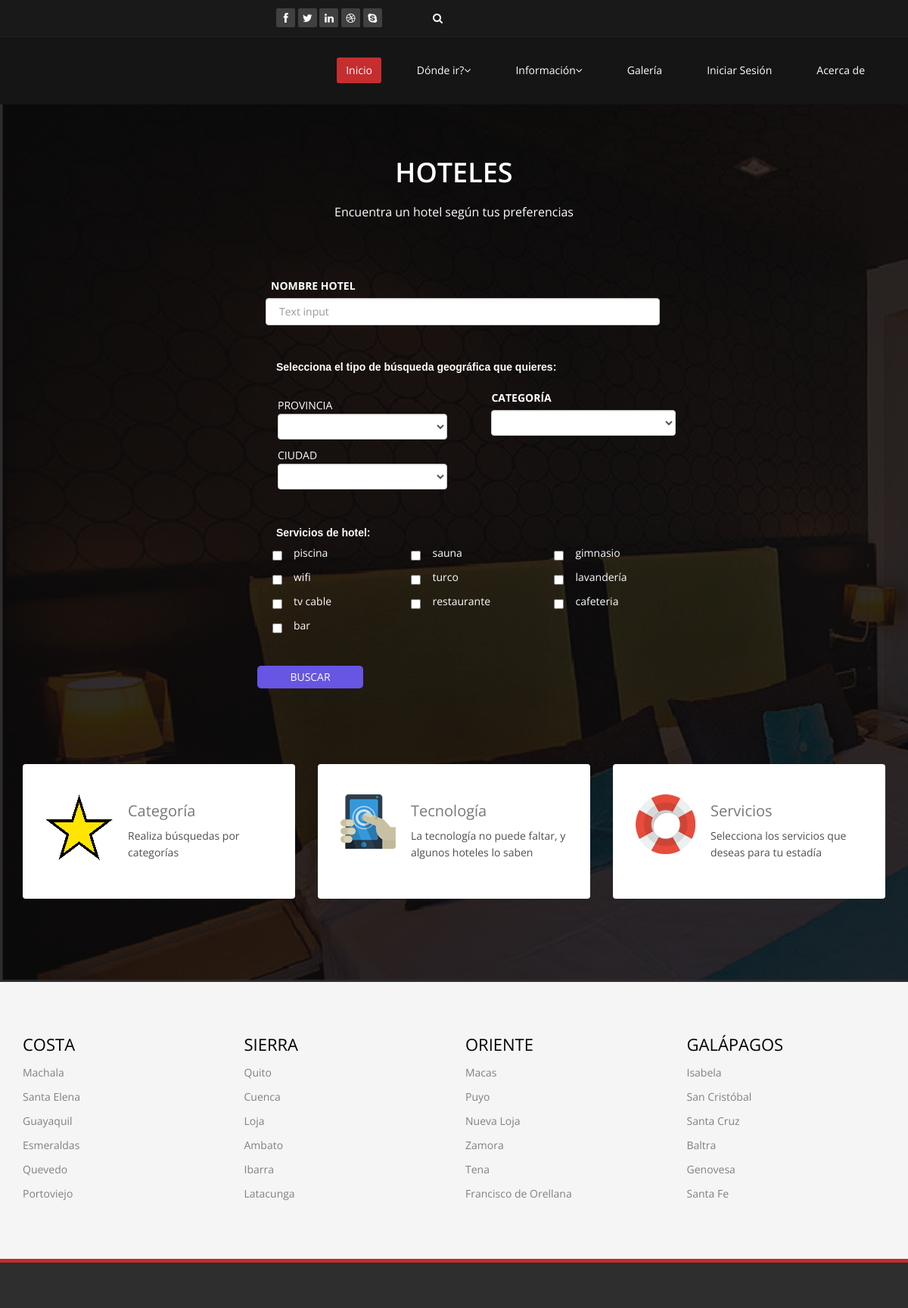
The page /hoteles.php on the database its author committed.
### tables this page shows
CREATE TABLE IF NOT EXISTS `servicios` (
`codServicios` int(11) NOT NULL,
  `servicios` varchar(15) NOT NULL
);

### hoteles.php (the view, shortened to what this page needs)
<!DOCTYPE html>
<html lang="en">
<head>
    <link href="css/bootstrap.min.css" rel="stylesheet">
    <link href="css/font-awesome.min.css" rel="stylesheet">
    <link href="css/animate.min.css" rel="stylesheet">
    <link href="css/prettyPhoto.css" rel="stylesheet">
    <link href="css/main.css" rel="stylesheet">
    <link href="css/responsive.css" rel="stylesheet">
</head>
<body class="homepage">
    <header id="header">
        <div class="top-bar">
            <div class="container">
                <div class="row">
                    <div class="col-sm-6 col-xs-8">
                       <div class="social">
                            <ul class="social-share">
                                <li><a href="#"><i class="fa fa-facebook"></i></a></li>
                                <li><a href="#"><i class="fa fa-twitter"></i></a></li>
                                <li><a href="#"><i class="fa fa-linkedin"></i></a></li>
                                <li><a href="#"><i class="fa fa-dribbble"></i></a></li>
                                <li><a href="#"><i class="fa fa-skype"></i></a></li>
                            </ul>
                            <div class="search">
                                <form role="form" action="buscador.php" method="POST">
                                    <input name="buscador" class="search-form" autocomplete="off" placeholder="Search">
                                    <i class="fa fa-search"></i>
                                </form>
                           </div>
                       </div>
                    </div>
                </div>
            </div>
        </div>
        <nav class="navbar navbar-inverse" role="banner">
            <div class="container">
                <div class="collapse navbar-collapse navbar-right">
                    <ul class="nav navbar-nav">
                        <li class="active"><a href="index.php">Inicio</a></li>
                        <li class="dropdown">
                            <a href="#" class="dropdown-toggle" data-toggle="dropdown">Dónde ir?<i class="fa fa-angle-down"></i></a>
                        </li>
                        <li class="dropdown">
                            <a href="#" class="dropdown-toggle" data-toggle="dropdown">Información<i class="fa fa-angle-down"></i></a>
                        </li>
                        <li><a href="flickr.php">Galería</a></li>
                        <li><a href="login.php">Iniciar Sesión</a></li>
                        <li><a href="acercade.php">Acerca de</a></li>
                    </ul>
                </div>
            </div>
        </nav>
    </header>
    <section id="services" class="service-item">
	   <div class="container">
            <div class="center wow fadeInDown">
                <h2>HOTELES</h2>
                <p class="lead">Encuentra un hotel según tus preferencias</p>
            </div>
            <div class="row">
                <div class="ibody">
                    <form id="checkboxes" method="POST"  action="bushoteles.php">
                        <ul>
                            <li>
                                <div>
                                <span>
                                    <label style="padding-left: 18px;">NOMBRE HOTEL</label>
                                    <input  name="nomHotel" id="hotelname" type="text" class="form-control" placeholder="Text input">
                                </span>
                                 <span>
                                <br><br>
                                <label><font style="color:white; font-family:'pill_gothic_600mg_rgbold', Arial, san serif; padding-left: 25px;">Selecciona el tipo de búsqueda geográfica que quieres:</font></label><br>
                                </span>
                            </li>
            <li class="izquierda">
                <div>
                <span >
                <div class="radio">
                 <label>
                    PROVINCIA
                </label>
                    <?php
                    include("conect.php");
                    $sql_listar="select * from  regionprovincia where codPadreRp!=0";
                    $res_sql=mysql_query($sql_listar,$link);
                    echo "<select class='form-control' name='select1'  method='post'>";
                    echo "<option></option>";
                    while ($row=mysql_fetch_array($res_sql)){
                    echo "<option value='".$row['codRp']."'>".(utf8_encode($row['nombreRp']))."</option>";
                    }
                    echo "</select>";
                    ?>
                </div>
                </span>
                <span >
                <div class="radio">
                    <label>
                    CIUDAD
                    </label>
                     <?php
                    include("conect.php");
                    $sql_listar="select * from ciudad";
                    $res_sql=mysql_query($sql_listar,$link);
                    echo "<select class='form-control' name='select2' method='post'>";
                    echo "<option></option>";
                    while ($row=mysql_fetch_array($res_sql)){
                    echo "<option value='".$row['codCiudad']."'>".(utf8_encode($row['nombreCiudad']))."</option>";
                     }
                    echo "</select>";
                    ?>
                 </div>
             </span>
            </li>
            <li class="Derecha">
                <div>
                <span >
               <label>CATEGORÍA</label>
                    <select name="categoria" class="form-control">
                         <option value=''></option>
                         <option value='1'>1 estrella</option>
                    </select>
                </span>
                </div>
            </li>
            <li class="izquierda2" >
                <div>
                    <span>
                    <br><label><font style="color:white; font-family:'pill_gothic_600mg_rgbold', Arial, san serif; padding-left: 25px;">Servicios de hotel:</font></label>
                    </span>
                    <span>
                <table width="100%" id="tableList" style="border:0px;" border="0" cellpadding="0" cellspacing="0">
                <?php
                    include("conect.php");
                    $sql_listar="select * from servicios  ";
                    $res_sql=mysql_query($sql_listar,$link);
                    $cont = 0 ;
                    while( $row=mysql_fetch_array($res_sql)) {
                     if($cont%3 == 0) {
                        echo "<tr>";
                    }
                    echo "<td width='10px' > <input type='checkbox' style='padding-right: 50px; padding-left: 20px; margin-left:20px; padding-bottom:10px;' name='chk[]' id='Plazas' value=".(utf8_encode($row['codServicios']))."</input>";
                    echo "</td>";
                    echo "<td width='170' style='padding-left: 15px; padding-bottom:10px;' > ".(utf8_encode($row['servicios']))."</td> ";
                    $cont++;
                    if($cont%3 == 0 && $cont!= 0 ) {
                        echo "<tr>";
                    }
                    }
                    ?>
                    </table>
                    </span>
                </div>
            </li>
            <li>
                <br> <a href="bushotel.php"><input  value="BUSCAR" name="enviar" class="btn btn-primary"  type="submit"/></a>
             </li>
            </div>
    <section style="margin-top:80px;">
             <div class="col-sm-6 col-md-4">
                    <div class="media services-wrap wow fadeInDown">
                        <div class="pull-left">
                            <img class="img-responsive" src="images/services/servicesE.png">
                        </div>
                        <div class="media-body">
                            <h3 class="media-heading">Categoría</h3>
                            <p>Realiza búsquedas por categorías</p>
                        </div>
                    </div>
                </div>
                <div class="col-sm-6 col-md-4">
                    <div class="media services-wrap wow fadeInDown">
                        <div class="pull-left">
                            <img class="img-responsive" src="images/services/services5.png">
                        </div>
                        <div class="media-body">
                            <h3 class="media-heading">Tecnología</h3>
                            <p>La tecnología no puede faltar, y algunos hoteles lo saben</p>
                        </div>
                    </div>
                </div>
                <div class="col-sm-6 col-md-4">
                    <div class="media services-wrap wow fadeInDown">
                        <div class="pull-left">
                            <img class="img-responsive" src="images/services/services6.png">
                        </div>
                        <div class="media-body">
                            <h3 class="media-heading">Servicios</h3>
                            <p>Selecciona los servicios que deseas para tu estadía</p>
                        </div>
                    </div>
                </div>
            </div>
        </div>
    </section>
    <section id="bottom">
        <div class="container wow fadeInDown" data-wow-duration="1000ms" data-wow-delay="600ms">
            <div class="row">
                <div class="col-md-3 col-sm-6">
                    <div class="widget">
                        <h3>Costa</h3>
                        <ul>
                            <li><a href="#">Machala</a></li>
                            <li><a href="#">Santa Elena</a></li>
                            <li><a href="#">Guayaquil</a></li>
                            <li><a href="#">Esmeraldas</a></li>
                            <li><a href="#">Quevedo</a></li>
                            <li><a href="#">Portoviejo</a></li>
                        </ul>
                    </div>
                </div>
                <div class="col-md-3 col-sm-6">
                    <div class="widget">
                        <h3>Sierra</h3>
                        <ul>
                            <li><a href="#">Quito</a></li>
                            <li><a href="#">Cuenca</a></li>
                            <li><a href="#">Loja</a></li>
                            <li><a href="#">Ambato</a></li>
                            <li><a href="#">Ibarra</a></li>
                            <li><a href="#">Latacunga</a></li>
                        </ul>
                    </div>
                </div>
                <div class="col-md-3 col-sm-6">
                    <div class="widget">
                        <h3>Oriente</h3>
                        <ul>
                            <li><a href="#">Macas</a></li>
                            <li><a href="#">Puyo</a></li>
                            <li><a href="#">Nueva Loja</a></li>
                            <li><a href="#">Zamora</a></li>
                            <li><a href="#">Tena</a></li>
                            <li><a href="#">Francisco de Orellana</a></li>
                        </ul>
                    </div>
                </div>
                <div class="col-md-3 col-sm-6">
                    <div class="widget">
                        <h3>Galápagos</h3>
                        <ul>
                            <li><a href="#">Isabela</a></li>
                            <li><a href="#">San Cristóbal</a></li>
                            <li><a href="#">Santa Cruz</a></li>
                            <li><a href="#">Baltra</a></li>
                            <li><a href="#">Genovesa</a></li>
                            <li><a href="#">Santa Fe</a></li>
                        </ul>
                    </div>
                </div>
            </div>
        </div>
    </section>
    <footer id="footer" class="midnight-blue">
    </footer>
</body>
</html>

### css/main.css (style rules this page uses)
body { background: #fff; font-family: 'Open Sans', sans-serif; color:#4e4e4e; line-height: 22px; }
h1, h2, h3, h4, h5, h6 { font-weight: 600; font-family: 'Open Sans', sans-serif; color:#4e4e4e; }
h2 { font-size: 20px; }
h3 { font-size: 16px; color: #787878; font-weight: 400; line-height: 24px; }
a { color: #c52d2f; -webkit-transition: color 300ms, background-color 300ms; -moz-transition: color 300ms, background-color 300ms; -o-transition: color 300ms, background-color 300ms; transition: color 300ms, background-color 300ms; }
.btn-primary { padding: 8px 20px; background: #c52d2f; color: #fff; border-radius: 4px; border:none; margin-top: 10px; }
.center h2 { font-size: 36px; margin-top: 0; margin-bottom: 20px; }
.media>.pull-left { margin-right: 20px; }
body > section { padding: 70px 0; }
.center { text-align: center; padding-bottom: 55px; }
.lead { font-size: 16px; line-height: 24px; font-weight: 400; }
#header .search { display: inline-block; }
.top-bar { padding: 10px 0; background: #191919; border-bottom: 1px solid #222; line-height: 28px; }
.social { text-align: right; }
.social-share { display: inline-block; list-style: none; padding: 0; margin: 0; }
ul.social-share li { display: inline-block; }
ul.social-share li a { display: inline-block; color: #fff; background: #404040; width: 25px; height: 25px; line-height: 25px; text-align: center; border-radius: 2px; }
.search i { color: #fff; }
input.search-form { background: transparent; border: 0 none; width: 60px; padding: 0 10px; color: #FFF; -webkit-transition: all 400ms; -moz-transition: all 400ms; -ms-transition: all 400ms; -o-transition: all 400ms; transition: all 400ms; }
.navbar { border-radius: 0; margin-bottom: 0; background: #151515; padding: 15px 0; padding-bottom: 0; }
.navbar-nav { margin-top: 12px; }
.navbar-nav>li { margin-left: 35px; padding-bottom: 28px; }
.navbar-inverse .navbar-nav > li > a { padding: 5px 12px; margin: 0; border-radius: 3px; color: #fff; line-height: 24px; display: inline-block; }
.navbar-inverse { border: none; }
.navbar-inverse .navbar-nav > .active > a, .navbar-inverse .navbar-nav > .active > a:hover, .navbar-inverse .navbar-nav > .active > a:focus, .navbar-inverse .navbar-nav > .open > a, .navbar-inverse .navbar-nav > .open > a:hover, .navbar-inverse .navbar-nav > .open > a:focus { background-color: #c52d2f; color: #fff; }
.navbar-inverse .navbar-collapse, .navbar-inverse .navbar-form { border-top: 0; padding-bottom: 0; }
#services { background: #000 url(../images/services/bg_services.png); background-size: cover; }
#services .lead, #services h2 { color: #fff; }
.services-wrap { padding: 40px 30px; background: #fff; border-radius: 4px; margin: 0 0 40px; }
.services-wrap h3 { font-size: 20px; margin: 10px 0; }
.services-wrap .pull-left { margin-right: 20px; }
.widget { margin-bottom: 60px; padding-left: 0; }
.widget h3 { color: #000; text-transform: uppercase; margin-bottom: 20px; }
#bottom { background: #f5f5f5; border-bottom: 5px solid #c52d2f; font-size: 14px; }
#bottom h3 { margin-top: 0; margin-bottom: 10px; text-transform: uppercase; font-size:22px; color: #000; }
#bottom ul { list-style: none; padding: 0; margin: 0; }
#bottom ul li { display: block; padding: 5px 0; }
#bottom ul li a { color: #808080; }
#bottom .widget { margin-bottom: 0; }
#footer { padding-top: 30px; padding-bottom: 30px; color: #fff; background: #2e2e2e; }

### hoteles.php (style rules this page uses)
.ibody { width: 600px; margin: 0 auto; padding: 0px 0 0 0px; width: 600px; -webkit-border-radius:8px; -moz-border-radius:8px; padding-bottom: 10px; color:white; }
.izquierda { float: left; clear: left; }
.Derecha { float: right; clear: right; }
ul { list-style: none; }
li.izquierda , li.Derecha { display: inline-block; margin: 0.5em 0; padding: 0.5em; width: 46%; }
.izquierda2 { display: inline-table; }
#hotelname { width: 93%; float: center; padding: 17px; margin-left: 11px; }
input[type=submit] { padding:5px 15px; background:#6755E3; border:0 none; cursor:pointer; -webkit-border-radius: 5px; border-radius: 5px; width: 10em; }

### rows shown on the page
servicios: servicios "piscina"
servicios: servicios "sauna"
servicios: servicios "gimnasio"
servicios: servicios "wifi"
servicios: servicios "turco"
servicios: servicios "lavandería"
servicios: servicios "tv cable"
servicios: servicios "restaurante"
servicios: servicios "cafeteria"
servicios: servicios "bar"
